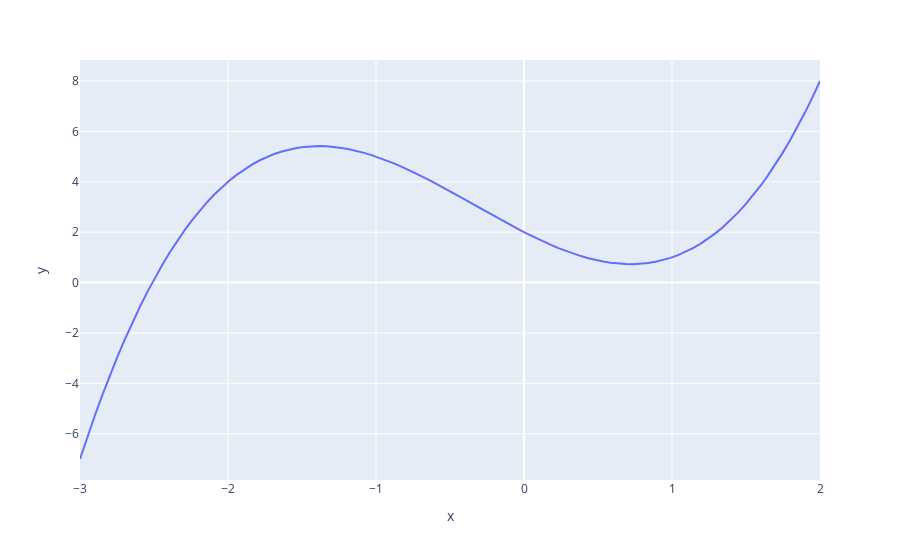

Source (notebook cell):
### Code cell
px.line(x=np.linspace(-3,2,100), y=g(np.linspace(-3,2,100)))
